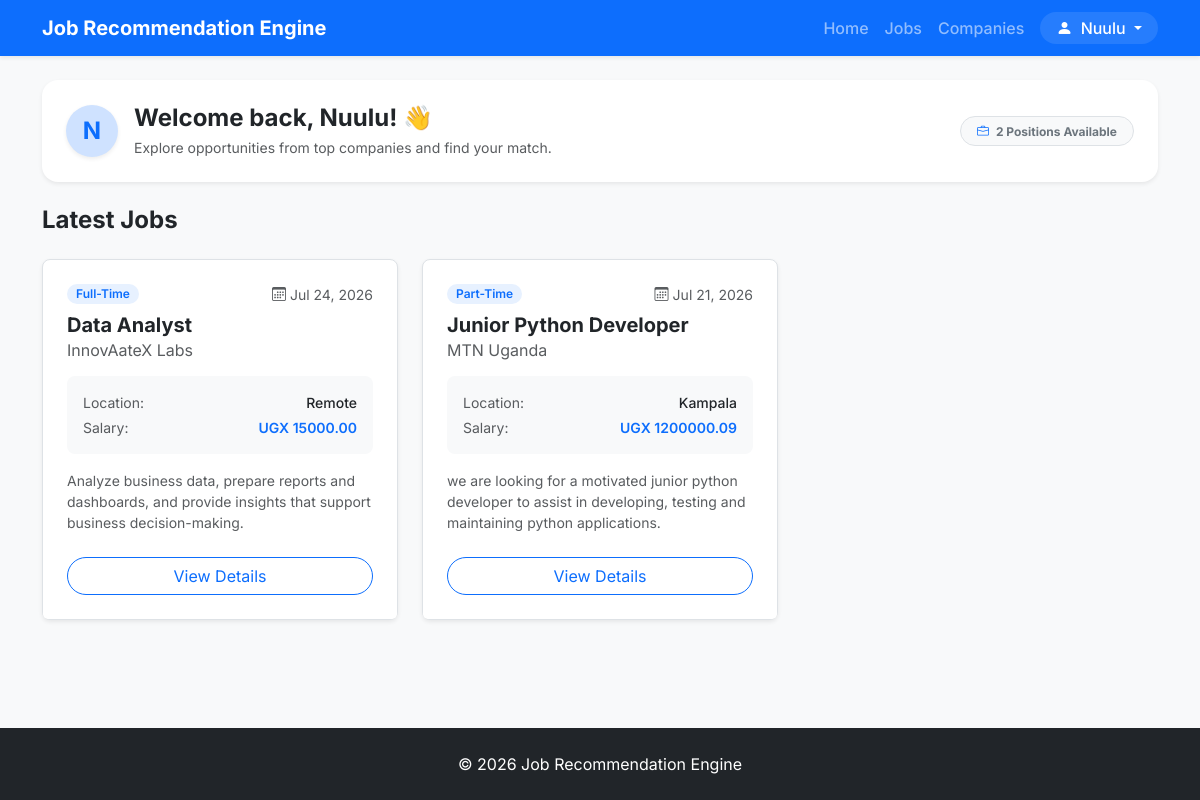
/ (signed in), run on the app's committed database.
### recommender/models.py (models this page shows, shortened)
class Job(models.Model):
    JOB_TYPES = [
        ("Full-Time", "Full-Time"),
        ("Part-Time", "Part-Time"),
        ("Internship", "Internship"),
        ("Contract", "Contract"),
        ("Remote", "Remote"),
    ]
    title = models.CharField(max_length=200)
    company = models.ForeignKey(
        Company,
        on_delete=models.CASCADE,
        related_name="jobs"
    )
    posted_by = models.ForeignKey(
        User,
        on_delete=models.CASCADE,
        related_name="posted_jobs",
        null=True,
        blank=True,
    )
    category = models.ForeignKey(
        JobCategory,
        on_delete=models.CASCADE,
        related_name="jobs"
    )
    description = models.TextField()
    requirements = models.TextField()
    required_skills = models.TextField(
        help_text="Separate skills using commas"
    )
    location = models.CharField(max_length=100)
    salary = models.DecimalField(
        max_digits=10,
        decimal_places=2
    )
    experience_required = models.PositiveIntegerField()
    job_type = models.CharField(
        max_length=20,
        choices=JOB_TYPES
    )
    deadline = models.DateField()
    posted_at = models.DateTimeField(auto_now_add=True)

class Company(models.Model):
    name = models.CharField(max_length=200, unique=True)
    email = models.EmailField(blank=True)
    website = models.URLField(blank=True)
    location = models.CharField(max_length=100)
    description = models.TextField(blank=True)
    logo = models.ImageField(upload_to="company_logos/", blank=True, null=True)

### recommender/views/home.py (the view, shortened to what this page needs)
# urls.py: path("", home, name="home"),
def home(request):
    search_query = request.GET.get("search", "").strip()
    profile = get_user_profile(request.user)
    if profile.is_recruiter:
        return redirect("recruiter_dashboard")
    jobs = Job.objects.select_related("company", "category").order_by("-posted_at")
    if search_query:
        jobs = jobs.filter(
            Q(title__icontains=search_query) |
            Q(company__name__icontains=search_query) |
            Q(description__icontains=search_query)
        )
    return render(
        request,
        "home.html",
        {
            "jobs": jobs,
            "search_query": search_query,
        },
    )

### recommender/models.py (called while the page is built)
    @property
    def is_recruiter(self):
        return self.role == self.ROLE_RECRUITER

### recommender/utils.py (called while the page is built)
def get_user_profile(user):
    profile, _ = Profile.objects.get_or_create(user=user)
    return profile

### recommender/templates/home.html (shortened to what this page needs)
{% extends "base.html" %}
{% block content %}
<div class="container my-4">
    <div class="card border-0 shadow-sm rounded-4 bg-white p-4 mb-4">
        <div class="d-flex align-items-center justify-content-between flex-wrap gap-3">
            <div class="d-flex align-items-center gap-3">
                <div class="bg-primary-subtle text-primary rounded-circle d-flex align-items-center justify-content-center fw-bold fs-4 shadow-sm"
                    style="width:52px; height:52px; min-width:52px;">
                    {{ user.username|slice:":1"|upper }}
                </div>
                <div>
                    <h1 class="h4 fw-bold mb-1">
                        Welcome back, {{ user.get_full_name|default:user.username }}! 👋
                    </h1>
                    <p class="text-muted small mb-0">
                        Explore opportunities from top companies and find your match.
                    </p>
                </div>
            </div>
            <div>
                <span class="badge bg-light text-secondary border px-3 py-2 rounded-pill small">
                    <i class="bi bi-briefcase text-primary me-1"></i> {{ jobs|length }} Position{{ jobs|length|pluralize }} Available
                </span>
            </div>
        </div>
    </div>
    <div class="d-flex justify-content-between align-items-center mb-4">
        <h2 class="h4 fw-bold mb-0">Latest Jobs</h2>
    </div>
    <div class="row g-4 mb-5">
        {% for job in jobs %}
        <div class="col-md-6 col-lg-4">
            <div class="card card-modern h-100">
                <div class="card-body p-4">
                    <div class="d-flex justify-content-between align-items-start mb-2">
                        <span class="badge badge-custom badge-primary-soft">{{ job.job_type }}</span>
                        <small class="text-muted"><i class="bi bi-calendar3 me-1"></i>{{ job.posted_at|date:"M d, Y" }}</small>
                    </div>
                    <h3 class="h5 fw-bold mb-1">{{ job.title }}</h3>
                    <h6 class="text-muted mb-3 fw-normal">
                        {{ job.company.name }}
                    </h6>
                    <div class="bg-light rounded-3 p-3 mb-3 small">
                        <div class="d-flex justify-content-between mb-1">
                            <span class="text-muted">Location:</span>
                            <span class="fw-medium">{{ job.location }}</span>
                        </div>
                        <div class="d-flex justify-content-between">
                            <span class="text-muted">Salary:</span>
                            <span class="fw-semibold text-primary">UGX {{ job.salary }}</span>
                        </div>
                    </div>
                    <p class="card-text text-muted small mb-0">
                        {{ job.description|truncatewords:20 }}
                    </p>
                </div>
                <div class="card-footer bg-white border-0 p-4 pt-0">
                    <a href="{% url 'job_detail' job.id %}" class="btn btn-outline-primary w-100 rounded-pill">
                        View Details
                    </a>
                </div>
            </div>
        </div>
        {% endfor %}
    </div>
</div>
{% endblock %}

### recommender/templates/base.html (shortened to what this page needs)
{% load static %}
<!DOCTYPE html>
<html lang="en">
<head>
    <link href="https://cdn.jsdelivr.net/npm/bootstrap@5.3.3/dist/css/bootstrap.min.css" rel="stylesheet">
    <link rel="stylesheet" href="https://cdn.jsdelivr.net/npm/bootstrap-icons@1.11.3/font/bootstrap-icons.min.css">
    <link rel="stylesheet" href="{% static 'recommender/css/custom.css' %}">
</head>
<body>
    <header>
        <nav class="navbar navbar-expand-lg navbar-dark navbar-custom bg-primary shadow-sm" role="navigation"
            aria-label="Main Navigation">
            <div class="container">
                <a class="navbar-brand fw-bold" href="{% if user.is_authenticated and user.profile.is_recruiter %}{% url 'recruiter_dashboard' %}{% else %}{% url 'home' %}{% endif %}">
                    Job Recommendation Engine
                </a>
                <div class="collapse navbar-collapse" id="navbarNav">
                    <ul class="navbar-nav ms-auto align-items-lg-center">
                        <li class="nav-item">
                            <a class="nav-link" href="{% if user.is_authenticated and user.profile.is_recruiter %}{% url 'recruiter_dashboard' %}{% else %}{% url 'home' %}{% endif %}">
                                Home
                            </a>
                        </li>
                        <li class="nav-item">
                            {% if user.is_authenticated and user.profile.is_recruiter %}
                            <a class="nav-link" href="{% url 'recruiter_jobs' %}">
                                Jobs
                            </a>
                            {% else %}
                            <a class="nav-link" href="{% url 'job_list' %}">
                                Jobs
                            </a>
                            {% endif %}
                        </li>
                        {% if not user.is_authenticated or not user.profile.is_recruiter %}
                        <li class="nav-item">
                            <a class="nav-link" href="{% url 'company_list' %}">
                                Companies
                            </a>
                        </li>
                        {% endif %}
                        {% if user.is_authenticated %}
                        <li class="nav-item dropdown ms-lg-2">
                            <a class="nav-link dropdown-toggle btn btn-sm btn-outline-light text-white px-3 py-1 bg-white bg-opacity-10 border-0 rounded-pill"
                                href="#" role="button" data-bs-toggle="dropdown" aria-expanded="false">
                                <i class="bi bi-person-fill me-1"></i> {{ user.username }}
                            </a>
                        </li>
                        {% endif %}
                    </ul>
                </div>
            </div>
        </nav>
    </header>
    <main id="main-content" tabindex="-1">
        {% block content %}
        {% endblock %}
    </main>
    <footer class="footer-custom text-white text-center py-4 mt-auto">
        <div class="container">
            <p class="mb-0">
                © 2026 Job Recommendation Engine
            </p>
        </div>
    </footer>
</body>
</html>

### recommender/static/recommender/css/custom.css (style rules this page uses)
:root { --font-family-base: 'Inter', -apple-system, BlinkMacSystemFont, "Segoe UI", Roboto, sans-serif; --primary-color: #0d6efd; --primary-hover: #0b5ed7; --primary-light: #e7f1ff; --body-bg: #f8f9fa; --card-bg: #ffffff; --text-primary: #212529; --text-muted: #6c757d; --border-color: #dee2e6; --radius-lg: 12px; --radius-md: 8px; --radius-sm: 6px; --shadow-sm: 0 0.125rem 0.25rem rgba(0, 0, 0, 0.075); --shadow-md: 0 0.5rem 1rem rgba(0, 0, 0, 0.1); --shadow-lg: 0 1rem 3rem rgba(0, 0, 0, 0.175); }
body { font-family: var(--font-family-base); background-color: var(--body-bg); color: var(--text-primary); display: flex; flex-direction: column; min-height: 100vh; }
main { flex: 1; }
.navbar-custom { background-color: #0d6efd !important; box-shadow: 0 2px 4px rgba(0,0,0,0.1); }
.navbar-custom .navbar-brand { font-weight: 700; font-size: 1.25rem; }
.navbar-custom .nav-link { font-weight: 500; }
.card-modern { background: var(--card-bg); border: 1px solid var(--border-color); border-radius: var(--radius-md); box-shadow: var(--shadow-sm); transition: transform 0.2s ease, box-shadow 0.2s ease; }
.badge-custom { font-weight: 600; padding: 0.35em 0.75em; border-radius: 50px; }
.badge-primary-soft { background-color: #e7f1ff; color: #0d6efd; }
.footer-custom { background: #212529; color: #adb5bd; padding: 2rem 0; }

### data on the page
Job: job_type "Full-Time", posted_at "Jul 24, 2026", title "Data Analyst", company.name "InnovAateX Labs", location "Remote", salary "15000.00", description "Analyze business data, prepare reports and dashboards, and provide insights that support business decision-making."
Job: job_type "Part-Time", posted_at "Jul 21, 2026", title "Junior Python Developer", company.name "MTN Uganda", location "Kampala", salary "1200000.09", description "we are looking for a motivated junior python developer to assist in developing, testing and maintaining python applications."

### other printed values
{{ user.username }} "Nuulu"
{{ user.username|slice:":1"|upper }} "N"
{{ user.get_full_name|default:user.username }} "Nuulu"
{{ jobs|length }} "2"
